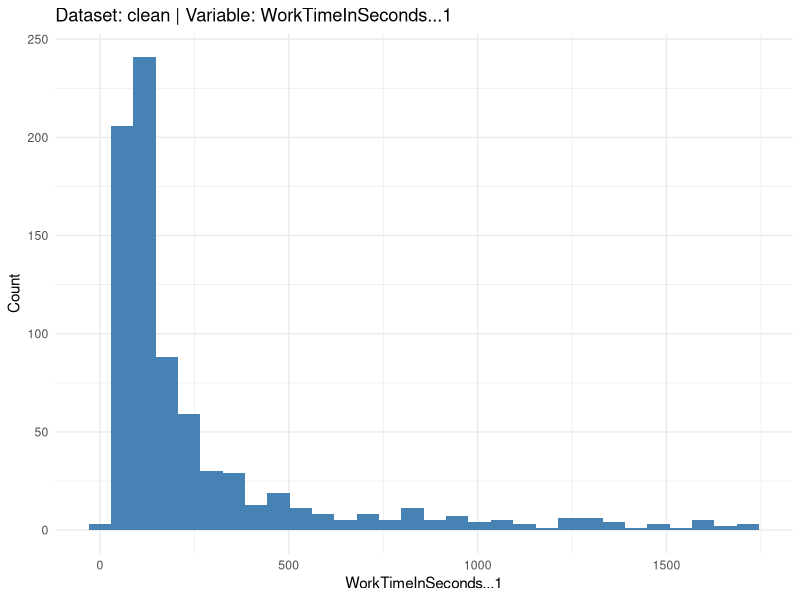
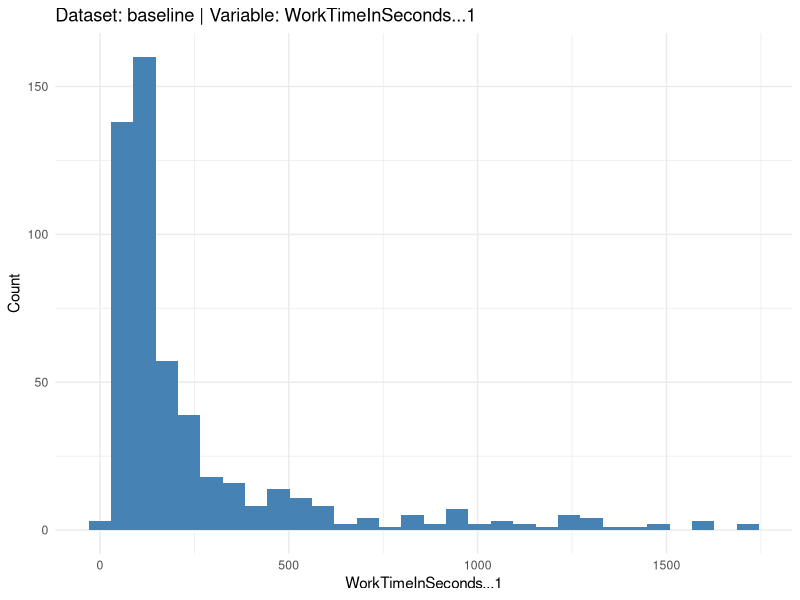
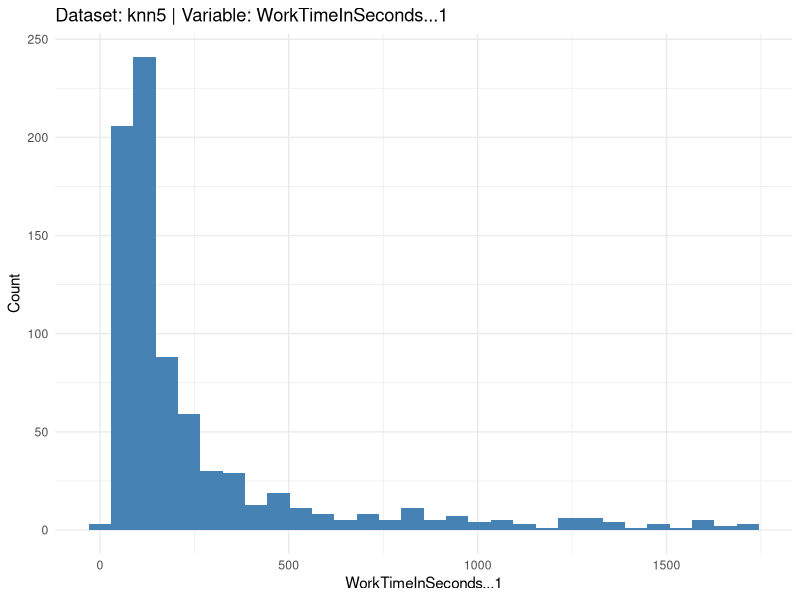
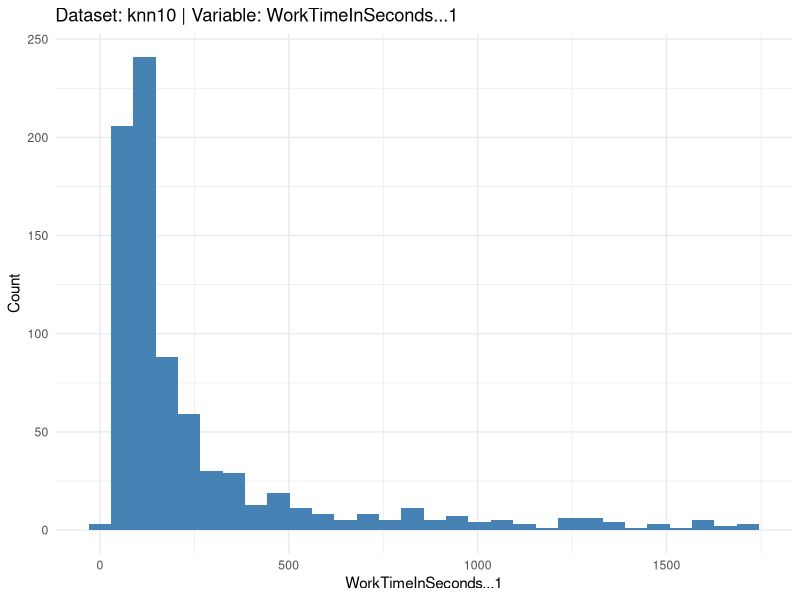
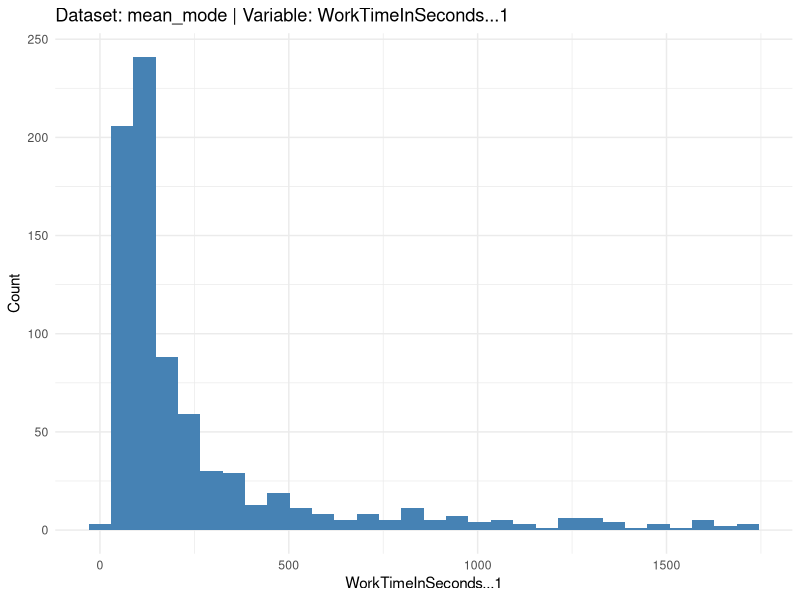
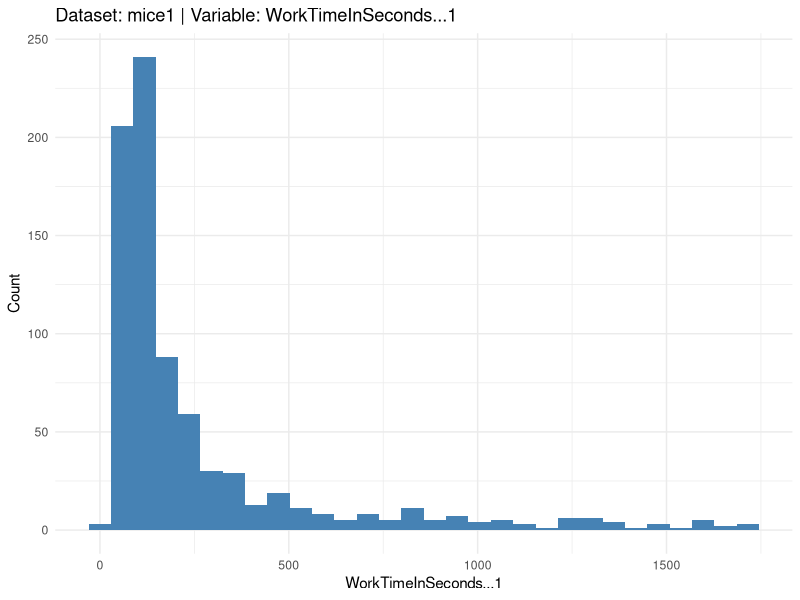
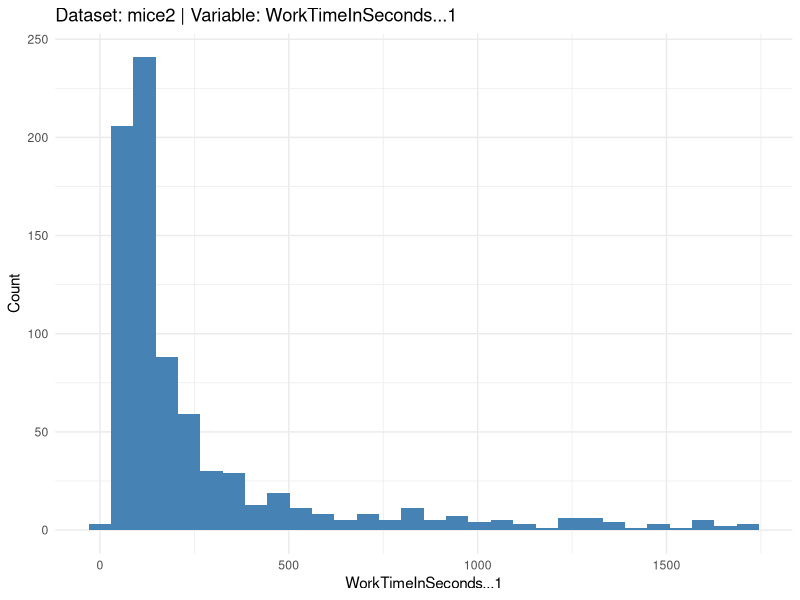
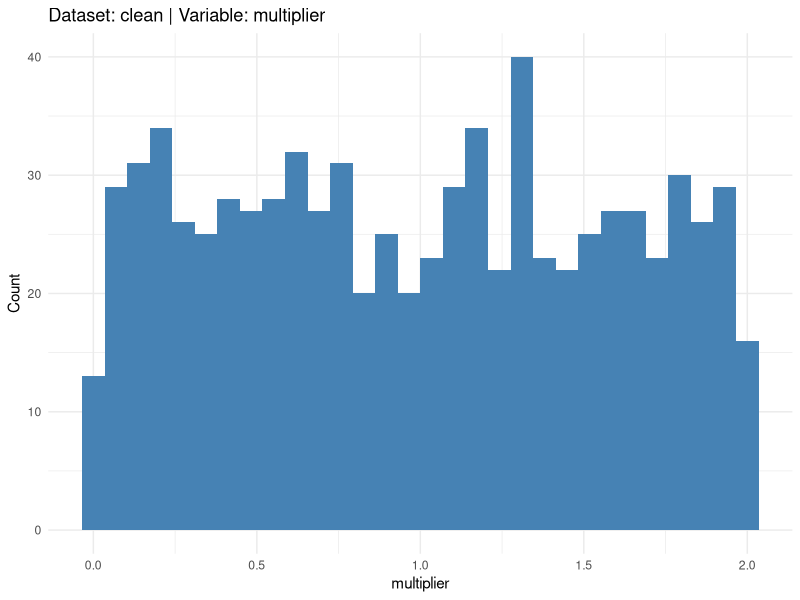

Generate these figures, in order, with R: (Note: this script raises an error after producing the figures.)
library(tidyverse)

clean_data <- read_csv("clean_data.csv")
data_complete_baseline <- read_csv("data_complete_baseline.csv")
knn_imputed_k5 <- read_csv("knn_imputed_data_k5.csv")
knn_imputed_k10 <- read_csv("knn_imputed_data_k10.csv")
mean_mode_imputed <- read_csv("mean_mode_imputed_dataset.csv")
mice_data1 <- read_csv("mice_imputation_data1.csv")
mice_data2 <- read_csv("mice_imputation_data2.csv")
raw_data <- read_csv("Raw Data.csv")


colnames(clean_data)
library(tidyverse)

library(tidyverse)

library(tidyverse)

data_list <- list(
  clean = clean_data,
  baseline = data_complete_baseline,
  knn5 = knn_imputed_k5,
  knn10 = knn_imputed_k10,
  mean_mode = mean_mode_imputed,
  mice1 = mice_data1,
  mice2 = mice_data2
)

num_vars <- c(1, 2, 3, 7, 8, 9)
cat_vars <- setdiff(seq_along(clean_data), num_vars)

for (i in num_vars) {
  
  var_name <- names(clean_data)[i]
  
  data_list %>%
    imap(~ {
      .x %>%
        ggplot(aes(x = .data[[var_name]])) +
        geom_histogram(bins = 30, fill = "steelblue") +
        labs(title = paste("Dataset:", .y, "| Variable:", var_name),
             x = var_name,
             y = "Count") +
        theme_minimal()
    }) %>%
    walk(print)
}

for (i in cat_vars) {
  
  var_name <- names(clean_data)[i]
  
  data_list %>%
    imap(~ {
      .x %>%
        ggplot(aes(x = as.factor(.data[[var_name]]))) +
        geom_bar(fill = "darkorange") +
        labs(title = paste("Dataset:", .y, "| Variable:", var_name),
             x = var_name,
             y = "Count") +
        theme_minimal() +
        theme(axis.text.x = element_text(angle = 45, hjust = 1))
    }) %>%
    walk(print)
}

library(tidyverse)

# clean
clean_num <- clean_data |>
  dplyr::select(where(is.numeric))

clean_corr <- clean_num |>
  cor(use = "pairwise.complete.obs") |>
  as.data.frame() |>
  rownames_to_column("Var1") |>
  pivot_longer(
    cols = -Var1,
    names_to = "Var2",
    values_to = "Correlation"
  )

ggplot(clean_corr, aes(x = Var1, y = Var2, fill = Correlation)) +
  geom_tile(color = "white") +
  scale_fill_gradient2(
    low = "blue",
    mid = "white",
    high = "red",
    midpoint = 0,
    limits = c(-1, 1)
  ) +
  labs(title = "Correlation Heatmap - Clean", x = NULL, y = NULL) +
  theme_minimal() +
  theme(
    axis.text.x = element_text(angle = 45, hjust = 1),
    panel.grid = element_blank()
  ) +
  coord_equal()
# baseline
baseline_num <- data_complete_baseline |>
  dplyr::select(where(is.numeric))

baseline_corr <- baseline_num |>
  cor(use = "pairwise.complete.obs") |>
  as.data.frame() |>
  rownames_to_column("Var1") |>
  pivot_longer(
    cols = -Var1,
    names_to = "Var2",
    values_to = "Correlation"
  )

ggplot(baseline_corr, aes(x = Var1, y = Var2, fill = Correlation)) +
  geom_tile(color = "white") +
  scale_fill_gradient2(
    low = "blue",
    mid = "white",
    high = "red",
    midpoint = 0,
    limits = c(-1, 1)
  ) +
  labs(title = "Correlation Heatmap - Baseline", x = NULL, y = NULL) +
  theme_minimal() +
  theme(
    axis.text.x = element_text(angle = 45, hjust = 1),
    panel.grid = element_blank()
  ) +
  coord_equal()
# knn5
knn5_num <- knn_imputed_k5 |>
  dplyr::select(where(is.numeric))

knn5_corr <- knn5_num |>
  cor(use = "pairwise.complete.obs") |>
  as.data.frame() |>
  rownames_to_column("Var1") |>
  pivot_longer(
    cols = -Var1,
    names_to = "Var2",
    values_to = "Correlation"
  )

ggplot(knn5_corr, aes(x = Var1, y = Var2, fill = Correlation)) +
  geom_tile(color = "white") +
  scale_fill_gradient2(
    low = "blue",
    mid = "white",
    high = "red",
    midpoint = 0,
    limits = c(-1, 1)
  ) +
  labs(title = "Correlation Heatmap - KNN k = 5", x = NULL, y = NULL) +
  theme_minimal() +
  theme(
    axis.text.x = element_text(angle = 45, hjust = 1),
    panel.grid = element_blank()
  ) +
  coord_equal()

# knn10
knn10_num <- knn_imputed_k10 |>
  dplyr::select(where(is.numeric))

knn10_corr <- knn10_num |>
  cor(use = "pairwise.complete.obs") |>
  as.data.frame() |>
  rownames_to_column("Var1") |>
  pivot_longer(
    cols = -Var1,
    names_to = "Var2",
    values_to = "Correlation"
  )

ggplot(knn10_corr, aes(x = Var1, y = Var2, fill = Correlation)) +
  geom_tile(color = "white") +
  scale_fill_gradient2(
    low = "blue",
    mid = "white",
    high = "red",
    midpoint = 0,
    limits = c(-1, 1)
  ) +
  labs(title = "Correlation Heatmap - KNN k = 10", x = NULL, y = NULL) +
  theme_minimal() +
  theme(
    axis.text.x = element_text(angle = 45, hjust = 1),
    panel.grid = element_blank()
  ) +
  coord_equal()

# mean_mode
mean_mode_num <- mean_mode_imputed |>
  dplyr::select(where(is.numeric))

mean_mode_corr <- mean_mode_num |>
  cor(use = "pairwise.complete.obs") |>
  as.data.frame() |>
  rownames_to_column("Var1") |>
  pivot_longer(
    cols = -Var1,
    names_to = "Var2",
    values_to = "Correlation"
  )

ggplot(mean_mode_corr, aes(x = Var1, y = Var2, fill = Correlation)) +
  geom_tile(color = "white") +
  scale_fill_gradient2(
    low = "blue",
    mid = "white",
    high = "red",
    midpoint = 0,
    limits = c(-1, 1)
  ) +
  labs(title = "Correlation Heatmap - Mean/Mode", x = NULL, y = NULL) +
  theme_minimal() +
  theme(
    axis.text.x = element_text(angle = 45, hjust = 1),
    panel.grid = element_blank()
  ) +
  coord_equal()

# mice1
mice1_num <- mice_data1 |>
  dplyr::select(where(is.numeric))

mice1_corr <- mice1_num |>
  cor(use = "pairwise.complete.obs") |>
  as.data.frame() |>
  rownames_to_column("Var1") |>
  pivot_longer(
    cols = -Var1,
    names_to = "Var2",
    values_to = "Correlation"
  )

ggplot(mice1_corr, aes(x = Var1, y = Var2, fill = Correlation)) +
  geom_tile(color = "white") +
  scale_fill_gradient2(
    low = "blue",
    mid = "white",
    high = "red",
    midpoint = 0,
    limits = c(-1, 1)
  ) +
  labs(title = "Correlation Heatmap - MICE 1", x = NULL, y = NULL) +
  theme_minimal() +
  theme(
    axis.text.x = element_text(angle = 45, hjust = 1),
    panel.grid = element_blank()
  ) +
  coord_equal()
# mice2
mice2_num <- mice_data2 |>
  dplyr::select(where(is.numeric))

mice2_corr <- mice2_num |>
  cor(use = "pairwise.complete.obs") |>
  as.data.frame() |>
  rownames_to_column("Var1") |>
  pivot_longer(
    cols = -Var1,
    names_to = "Var2",
    values_to = "Correlation"
  )

ggplot(mice2_corr, aes(x = Var1, y = Var2, fill = Correlation)) +
  geom_tile(color = "white") +
  scale_fill_gradient2(
    low = "blue",
    mid = "white",
    high = "red",
    midpoint = 0,
    limits = c(-1, 1)
  ) +
  labs(title = "Correlation Heatmap - MICE 2", x = NULL, y = NULL) +
  theme_minimal() +
  theme(
    axis.text.x = element_text(angle = 45, hjust = 1),
    panel.grid = element_blank()
  ) +
  coord_equal()
